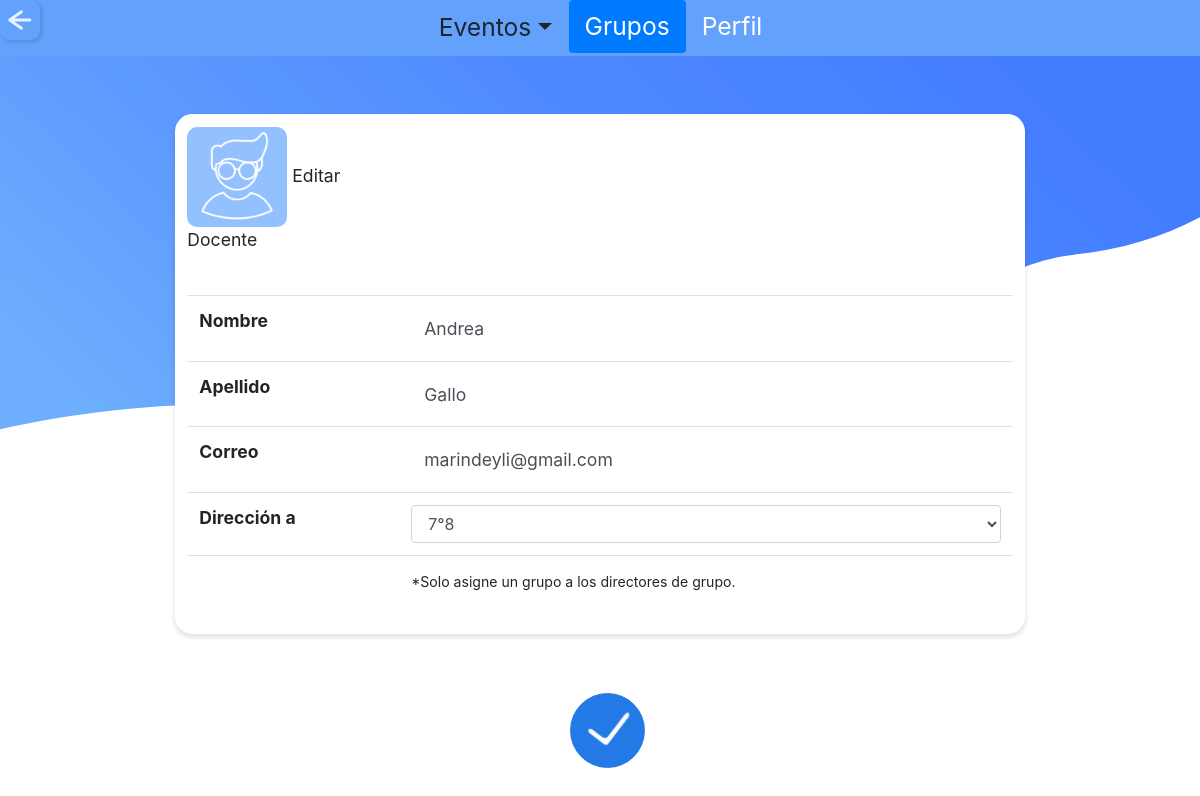
The page /admin/actualizar_doc.php?id=2fd279a3-6 (signed in) on the database its author committed.
### tables this page shows
CREATE TABLE `tbl_docente` (
  `id_docente` varchar(10) NOT NULL,
  `nombre_doc` varchar(30) NOT NULL,
  `apellido_doc` varchar(30) NOT NULL,
  `correo_doc` varchar(60) NOT NULL,
  `contrasena_doc` varchar(20) NOT NULL,
  `codigo_g` varchar(10) NOT NULL
);

CREATE TABLE `tbl_grupo` (
  `codigo_g` varchar(10) NOT NULL,
  `grado_g` int(11) NOT NULL,
  `grupo_g` varchar(3) NOT NULL,
  `id_jornada` varchar(3) NOT NULL
);

### admin/actualizar_doc.php (the view, shortened to what this page needs)
<?php
  include "../php/conexion.php";
  include "../php/variables.php";
?>
<!doctype html>
<html>
  <head>
  <?php
    $title="Administrador | SchoolTime";
    echo Links($title);
    ?>
  </head>
  <body>
    <?php
    $titulo="grupos";
    echo Eventos($titulo);
    $id=$_REQUEST['id'];
    ?>
<br>
<br>
<br>
<br>
<div class="center-90">
<div class="titulo_perfil default">
  <div class="medio">
  <div class="row no-gutters">
  <div class="col-md-3">
  <img class="tipo-evento" src="../iconos/docente3.png">
  Editar Docente
  </div>
  <div class="col-md-9">
  </div>
  </div>
    <div class="table-responsive">
    <table class="table margin-top-1">
  <?php
	$queryDoc="SELECT * FROM tbl_docente WHERE id_docente='$id'";
	$resultadoDoc=$conexion->query($queryDoc);
	while ($rowDoc=$resultadoDoc->fetch_assoc()){
  ?>
  <form action="../php/modificar_doc.php?id=<?php echo $id?>" method="post">
  <tbody>
    <br>
    <tr>
    <td>
    <label class="bold" for="nombre">Nombre</label>
    </td>
    <td>
    <input type="text" class="titulo_evento" id="nombre" name="nombre_doc" value="<?php echo $rowDoc['nombre_doc']?>" required>
    </td>
    </tr>
    <tr>
    <td>
    <label class="bold" for="apellido">Apellido</label>
    </td>
    <td>
    <input type="text" class="titulo_evento" id="apellido" name="apellido_doc" value="<?php echo $rowDoc['apellido_doc']?>" required>
    </td>
    </tr>
    <tr>
    <td>
    <label class="bold" for="correo">Correo</label>
    </td>
    <td>
    <input type="text" class="titulo_evento" id="correo" name="correo_doc" value="<?php echo $rowDoc['correo_doc']?>" required>
    </td>
    </tr>
    <tr>
    <td>
    <label class="bold" for="nombre">Dirección a</label>
    </td>
    <td>
    <select name="grupo_doc" class="form-control">
    <?php
	$queryG="SELECT * FROM tbl_grupo ORDER BY grado_g";
	$resultadoG=$conexion->query($queryG);
	while ($rowG=$resultadoG->fetch_assoc()){
    ?>
       <option value="<?php echo $rowG['codigo_g']?>" <?php if($rowG['codigo_g']==$rowDoc['codigo_g']){ echo "selected"; }?>><?php
       if($rowG['grado_g']!=null){echo $rowG['grado_g']."°".$rowG['grupo_g'];}elseif($rowG['codigo_g']=="DOCENTES"){ echo "Sin dirección";}?></option>
    <?php
    }
    ?>
      </select>
    </td>
    </tr>
    <tr>
    <td>
    </td>
    <td>
    <small>*Solo asigne un grupo a los directores de grupo.</small>
    </td>
    </tr>
    <?php
}
?>
  </tbody>
</table>
</div>
  </div>
</div>
</div>
<center>
  <div class="form-check form-check-inline">
  <input class="btn_aceptar" type="submit" value="" name="actualizar">
  </div>
</center>
  </body>
</html>

### css/style.css (style rules this page uses)
* { padding: 0; margin: 0; }
body { background: url(../svg/back_one.svg) no-repeat center center fixed; background-size: cover; font-size: 110%; }
.center-90 { margin: 0 auto; max-width: 90%; padding: 0.5em; border: 0px solid #CCC; border-radius: 1em; background-color: transparent; }
.btn_aceptar { position: fixed; bottom: 0; display: inline-block; font-weight: 400; color: transparent; -webkit-user-select: none; -moz-user-select: none; -ms-user-select: none; user-select: none; width: 75px; height: 75px; box-shadow: none; background-color: #2379E6; background: url(../iconos/aceptar.png) no-repeat center center; background-size: 100%; border: 1px solid #2379E6; padding: 0.375rem 0.75rem; margin-bottom: 2rem; font-size: 1rem; line-height: 1.5; border-radius: 3rem; margin-left: -1.5rem; transition: width .8s; }
input { background-color: white; width: 80px; height: 80px; border-radius: 10px; border-color: transparent; color: transparent; box-shadow: 2px 2px 3px 1px rgba(0, 0, 0, 0.1); }
.titulo_evento { display: block; width: 100%; height: calc(1.5em + 0.75rem + 2px); padding: 0.375rem 0.75rem; font-weight: 400; line-height: 1.5; color: #495057; background-color: transparent; background-clip: padding-box; border: 1px solid transparent; border-radius: 0.25em; transition: border-color 0.15s ease-in-out, box-shadow 0.15s ease-in-out; box-shadow: none; }
.tipo-evento { background-color: white; width: 100px; height: 100px; border-radius: 10px; border-color: #F2F2F2; color: transparent; }
.medio { margin: 0 auto; max-width: 80%; padding: 0.7em; border: 0px solid #CCC; box-shadow: 0px 3px 4px 1px rgba(0, 0, 0, 0.1); border-radius: 1em; background-color: white; margin-bottom: 0.6rem; text-decoration: none; }
.margin-top-1 { margin-top: 1rem; }
.bold { font-weight: bold; }

### rows shown on the page
tbl_docente: nombre_doc "Andrea", apellido_doc "Gallo", correo_doc "marindeyli@gmail.com", grupo_doc "7°8"
